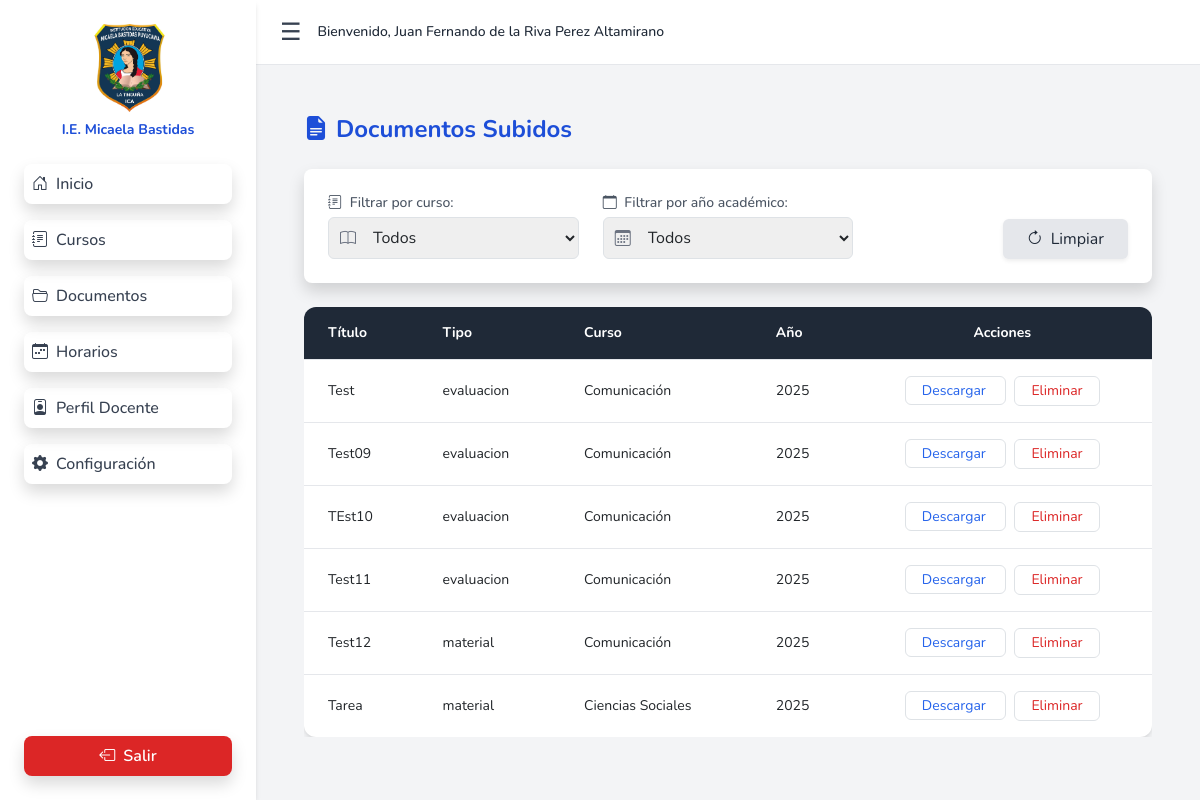
Page /documents/ (signed in) on the committed database.
### document/models.py (models this page shows, shortened)
class Document(models.Model):
    class_assignment = models.ForeignKey(ClassAssignment, on_delete=models.CASCADE)
    title_validator = RegexValidator(
        regex=r'^[A-Za-zÀ-ÿ0-9\s\-_.]{3,50}$',
        message='Title must be 3–50 characters long and contain only letters, numbers, spaces, hyphens, underscores, or dots.'
    )
    title = models.CharField(max_length=50, validators=[title_validator])
    description = models.TextField(blank=True, null=True)
    DOCUMENT_TYPE_CHOICES = [
        ('evaluacion', 'Evaluacion'),
        ('material', 'Material'),
        ('reporte', 'Reporte'),
    ]
    document_type = models.CharField(max_length=15, choices=DOCUMENT_TYPE_CHOICES)
    file = models.FileField(
        upload_to='documents/',
        validators=[FileExtensionValidator(allowed_extensions=['pdf', 'doc', 'docx', 'ppt', 'pptx'])]
    )
    upload_date = models.DateTimeField(auto_now_add=True)

### class_assignment/models.py (models this page shows, shortened)
class ClassAssignment(models.Model):
    teacher = models.ForeignKey(Teacher, on_delete=models.CASCADE)
    course = models.ForeignKey(Course, on_delete=models.CASCADE)
    LEVEL_CHOICES = [
        ('primaria', 'Primaria'),
        ('secundaria', 'Secundaria'),
    ]
    level = models.CharField(max_length=10, choices=LEVEL_CHOICES)
    grade = models.PositiveSmallIntegerField()
    section = models.CharField(max_length=1)
    academic_year = models.CharField(max_length=4)
    class Meta:
        constraints = [
            models.UniqueConstraint(
                fields=['teacher', 'course', 'level', 'grade', 'section', 'academic_year'],
                name='unique_class_assignment_per_year'
            )
        ]

### course/models.py (models this page shows, shortened)
class Course(models.Model):
    name_validator = RegexValidator(
        regex=r'^[A-Za-zÀ-ÿ\s]{1,30}$',
        message='Course name must contain only letters and be up to 30 characters.'
    )
    name = models.CharField(max_length=30, validators=[name_validator])
    LEVEL_CHOICES = [
        ('primaria', 'Primaria'),
        ('secundaria', 'Secundaria'),
    ]
    level = models.CharField(max_length=10, choices=LEVEL_CHOICES)

### dashboard/views.py (the view)
# urls.py: path('documents/', views.teacher_documents, name='teacher_documents'),
@login_required
def teacher_documents(request):
    user = request.user
    documents = Document.objects.filter(class_assignment__teacher__user=user).select_related('class_assignment__course')
    course_filter = request.GET.get('course')
    year_filter = request.GET.get('year')
    if course_filter:
        documents = documents.filter(class_assignment__course__name__icontains=course_filter)
    if year_filter:
        documents = documents.filter(class_assignment__academic_year=year_filter)
    all_courses = Document.objects.filter(class_assignment__teacher__user=user).values_list('class_assignment__course__name', flat=True).distinct().order_by('class_assignment__course__name')
    all_years = Document.objects.filter(class_assignment__teacher__user=user).values_list('class_assignment__academic_year', flat=True).distinct().order_by('-class_assignment__academic_year')
    paginator = Paginator(documents, 20)  # 10 documentos por página
    page_number = request.GET.get("page")
    page_obj = paginator.get_page(page_number)
    return render(request, 'dashboard/teacher_documents.html', {
        'documents': page_obj,
        'all_courses': all_courses,
        'all_years': all_years,
        'course_filter': course_filter,
        'year_filter': year_filter
    })

### preferences/context_processors.py (called while the page is built)
def dark_mode_context(request):
    if request.user.is_authenticated and hasattr(request.user, 'preferences'):
        return {'dark_mode': request.user.preferences.dark_mode}
    return {'dark_mode': False}

### templates/dashboard/teacher_documents.html (shortened to what this page needs)
{% extends 'base/base_dashboard.html' %}
{% load static %}
{% load i18n %}
{% block inner_content %}
<div class="container mx-auto px-4 py-6">
  <h2 class="text-xl md:text-2xl font-bold text-blue-700 mb-6 flex items-center gap-2">
    <i class="bi bi-file-earmark-text-fill"></i> {% trans "Documentos Subidos" %}
  </h2>
  <form method="get" id="filterForm" class="bg-white p-4 md:p-6 rounded-lg shadow mb-6">
    <div class="grid grid-cols-1 md:grid-cols-3 gap-4">
      <div>
        <label for="course" class="block text-sm font-medium text-gray-600 mb-1">
          <i class="bi bi-journal-text me-1"></i> {% trans "Filtrar por curso" %}:
        </label>
        <div class="relative">
          <i class="bi bi-book text-gray-500 absolute top-2.5 left-3"></i>
          <select id="course" name="course"
                  onchange="document.getElementById('filterForm').submit();"
                  class="w-full border border-gray-300 rounded-md pl-10 pr-3 py-2 focus:ring focus:ring-blue-200">
            <option value="">{% trans "Todos" %}</option>
          </select>
        </div>
      </div>
      <div>
        <label for="year" class="block text-sm font-medium text-gray-600 mb-1">
          <i class="bi bi-calendar me-1"></i> {% trans "Filtrar por año académico" %}:
        </label>
        <div class="relative">
          <i class="bi bi-calendar3 text-gray-500 absolute top-2.5 left-3"></i>
          <select id="year" name="year"
                  onchange="document.getElementById('filterForm').submit();"
                  class="w-full border border-gray-300 rounded-md pl-10 pr-3 py-2 focus:ring focus:ring-blue-200">
            <option value="">{% trans "Todos" %}</option>
          </select>
        </div>
      </div>
      <div class="flex items-end justify-start md:justify-end">
        <a href="{% url 'teacher_documents' %}"
           class="inline-flex items-center gap-2 bg-gray-200 hover:bg-gray-300 text-gray-800 px-4 py-2 rounded-md shadow-sm transition">
          <i class="bi bi-arrow-clockwise"></i> {% trans "Limpiar" %}
        </a>
      </div>
    </div>
  </form>
  <div class="overflow-x-auto">
    <table class="hidden md:table w-full bg-white rounded-xl shadow-md overflow-hidden text-sm">
      <thead class="bg-gray-800 text-white">
        <tr>
          <th class="text-left px-4 py-3">{% trans "Título" %}</th>
          <th class="text-left px-4 py-3">{% trans "Tipo" %}</th>
          <th class="text-left px-4 py-3">{% trans "Curso" %}</th>
          <th class="text-left px-4 py-3">{% trans "Año" %}</th>
          <th class="text-center px-4 py-3">{% trans "Acciones" %}</th>
        </tr>
      </thead>
      <tbody>
        {% for doc in documents %}
        <tr class="border-t hover:bg-gray-100">
          <td class="px-4 py-3">{{ doc.title }}</td>
          <td class="px-4 py-3">{{ doc.document_type }}</td>
          <td class="px-4 py-3">{{ doc.class_assignment.course.name }}</td>
          <td class="px-4 py-3">{{ doc.class_assignment.academic_year }}</td>
          <td class="px-4 py-3 text-center space-x-2">
            <a href="{{ doc.file.url }}" target="_blank"
               class="text-blue-600 border border-blue-500 hover:bg-blue-600 hover:text-white px-3 py-1 rounded transition">
              {% trans "Descargar" %}
            </a>
            {% if request.user.teacher.role.role_type == "teacher" %}
            <button type="button"
                    onclick="openModal('deleteModal{{ doc.id }}')"
                    class="text-red-600 border border-red-500 hover:bg-red-600 hover:text-white px-3 py-1 rounded transition">
              {% trans "Eliminar" %}
            </button>
            {% endif %}
          </td>
        </tr>
        {% endfor %}
      </tbody>
    </table>
  </div>
</div>
{% endblock %}

### templates/base/base_dashboard.html (shortened to what this page needs)
{% extends 'base/base.html' %}
{% load static %}
{% load i18n %}
{% block content %}
<div id="dashboardContainer" class="flex h-screen overflow-hidden bg-gray-100">
  <aside id="sidebar"
         class="w-64 bg-white shadow-md transition-all duration-300 ease-in-out flex flex-col justify-between z-40">
    <div>
      <div class="text-center mt-4">
        <img src="{% static 'img/logo.jpg' %}" class="mx-auto w-20 mb-2" alt="Logo Colegio">
        <h5 class="text-blue-700 font-bold text-sm">I.E. Micaela Bastidas</h5>
      </div>
      <ul class="mt-6 space-y-4 px-6">
        <li>
          <a href="{% url 'teacher_dashboard' %}"
             class="flex items-center space-x-2 p-2 rounded-lg shadow transition font-medium
                    {% if request.path == '/dashboard/' %}bg-black text-white{% else %}text-gray-700 hover:bg-black hover:text-white{% endif %}">
            <i class="bi bi-house-door"></i><span class="text-base">{% trans "Inicio" %}</span>
          </a>
        </li>
        <li>
          <a href="{% url 'teacher_courses' %}"
             class="flex items-center space-x-2 p-2 rounded-lg shadow transition font-medium
                    {% if '/dashboard/courses/' in request.path or '/dashboard/my-courses/' in request.path %}bg-black text-white{% else %}text-gray-700 hover:bg-black hover:text-white{% endif %}">
            <i class="bi bi-journal-text"></i><span class="text-base">{% trans "Cursos" %}</span>
          </a>
        </li>
        <li>
          <a href="{% url 'teacher_documents' %}"
             class="flex items-center space-x-2 p-2 rounded-lg shadow transition font-medium
                    {% if request.path == '/dashboard/documents/' %}bg-black text-white{% else %}text-gray-700 hover:bg-black hover:text-white{% endif %}">
            <i class="bi bi-folder2-open"></i><span class="text-base">{% trans "Documentos" %}</span>
          </a>
        </li>
        <li>
          <a href="{% url 'teacher_schedule' %}"
             class="flex items-center space-x-2 p-2 rounded-lg shadow transition font-medium
                    {% if request.path == '/dashboard/schedules/' %}bg-black text-white{% else %}text-gray-700 hover:bg-black hover:text-white{% endif %}">
            <i class="bi bi-calendar-week"></i><span class="text-base">{% trans "Horarios" %}</span>
          </a>
        </li>
        <li>
          <a href="{% url 'teacher_profile' %}"
             class="flex items-center space-x-2 p-2 rounded-lg shadow transition font-medium
                    {% if '/dashboard/profile/' in request.path or '/dashboard/profile/edit' in request.path %}bg-black text-white{% else %}text-gray-700 hover:bg-black hover:text-white{% endif %}">
            <i class="bi bi-person-badge"></i><span class="text-base">{% trans "Perfil Docente" %}</span>
          </a>
        </li>
        <li>
          <a href="{% url 'configuration' %}"
             class="flex items-center space-x-2 p-2 rounded-lg shadow transition font-medium
                    {% if request.path == '/dashboard/configuration/' %}bg-black text-white{% else %}text-gray-700 hover:bg-black hover:text-white{% endif %}">
            <i class="bi bi-gear-fill"></i><span class="text-base">{% trans "Configuración" %}</span>
          </a>
        </li>
      </ul>
    </div>
    <form method="post" action="{% url 'logout' %}" class="p-6">
      <button type="submit"
              class="w-full bg-red-600 hover:bg-red-700 text-white font-semibold py-2 px-4 rounded-lg shadow transition">
        <i class="bi bi-box-arrow-left me-2"></i>{% trans "Salir" %}
      </button>
    </form>
  </aside>
  <div class="flex-1 flex flex-col">
    <header class="bg-white border-b shadow px-6 py-3 flex items-center justify-between">
      <div class="flex items-center space-x-4">
        <button id="toggleSidebar"
                class="text-gray-700 text-2xl focus:outline-none transition hover:scale-105">
          ☰
        </button>
        <span class="text-sm text-gray-800 font-medium">
          {% trans "Bienvenido" %}, {{ user.first_name }} {{ user.last_name }}
        </span>
      </div>
    </header>
    <main class="flex-1 overflow-y-auto p-6 bg-gray-100">
      {% block inner_content %}{% endblock %}
    </main>
  </div>
</div>
{% endblock %}

### static/css/styles.css (style rules this page uses)
body { min-height: 100vh; display: flex; flex-direction: column; margin: 0; padding: 0; }

### static/css/dashboard.css (style rules this page uses)
body { margin: 0; font-family: 'Segoe UI', Tahoma, Geneva, Verdana, sans-serif; background-color: #ffffff; height: auto; min-height: 100vh; overflow-x: hidden; overflow-y: auto; }

### templates/base/base.html (style rules this page uses)
body { font-family: 'Nunito', sans-serif; }

### rows in the picture
Document: title "Test", document_type "evaluacion", class_assignment.course.name "Comunicación", class_assignment.academic_year "2025"
Document: title "Test09", document_type "evaluacion", class_assignment.course.name "Comunicación", class_assignment.academic_year "2025"
Document: title "TEst10", document_type "evaluacion", class_assignment.course.name "Comunicación", class_assignment.academic_year "2025"
Document: title "Test11", document_type "evaluacion", class_assignment.course.name "Comunicación", class_assignment.academic_year "2025"
Document: title "Test12", document_type "material", class_assignment.course.name "Comunicación", class_assignment.academic_year "2025"
Document: title "Tarea", document_type "material", class_assignment.course.name "Ciencias Sociales", class_assignment.academic_year "2025"

### other values in the picture
{{ user.first_name }} "Juan Fernando de la Riva"
{{ user.last_name }} "Perez Altamirano"
